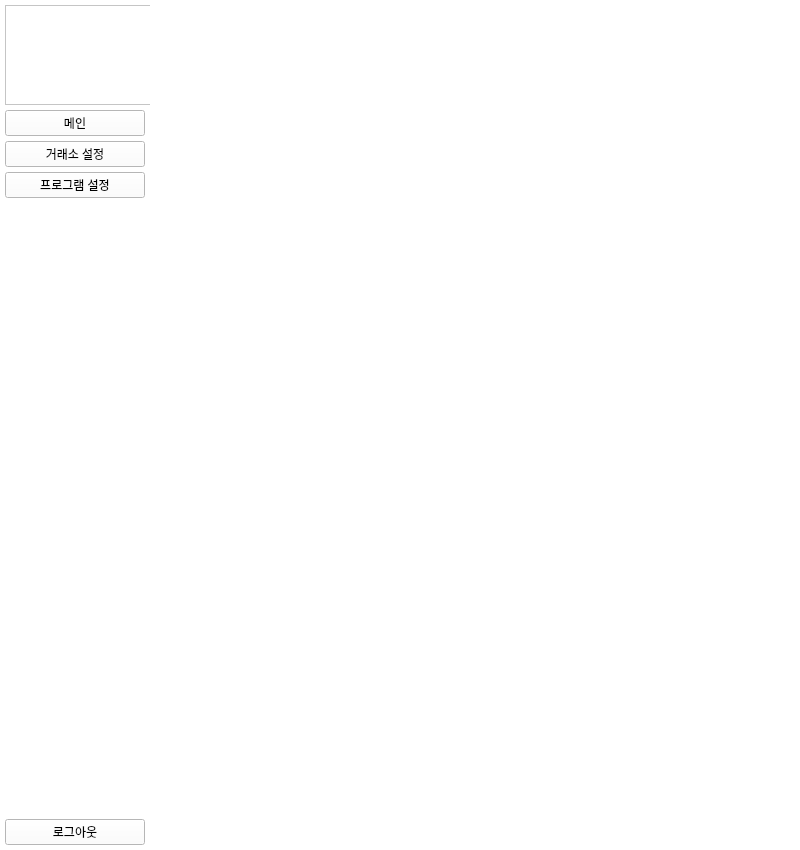
<?xml version="1.0" encoding="UTF-8"?>
<ui version="4.0">
 <class>MainWindow</class>
 <widget class="QMainWindow" name="MainWindow">
  <property name="geometry">
   <rect>
    <x>0</x>
    <y>0</y>
    <width>800</width>
    <height>850</height>
   </rect>
  </property>
  <property name="windowTitle">
   <string>SAIC 자동차익매매</string>
  </property>
  <property name="windowIcon">
   <iconset resource="main.qrc">
    <normaloff>:/img/img/blockchain24.png</normaloff>
    <normalon>:/img/img/blockchain24.png</normalon>
    <disabledoff>:/img/img/blockchain24.png</disabledoff>
    <disabledon>:/img/img/blockchain24.png</disabledon>
    <activeoff>:/img/img/blockchain24.png</activeoff>
    <activeon>:/img/img/blockchain24.png</activeon>
    <selectedoff>:/img/img/blockchain24.png</selectedoff>
    <selectedon>:/img/img/blockchain24.png</selectedon>:/img/img/blockchain24.png</iconset>
  </property>
  <property name="styleSheet">
   <string notr="true">background-color: rgb(255, 255, 255);</string>
  </property>
  <widget class="QWidget" name="centralwidget">
   <layout class="QHBoxLayout" name="horizontalLayout">
    <property name="spacing">
     <number>0</number>
    </property>
    <property name="leftMargin">
     <number>0</number>
    </property>
    <property name="topMargin">
     <number>0</number>
    </property>
    <property name="rightMargin">
     <number>0</number>
    </property>
    <property name="bottomMargin">
     <number>0</number>
    </property>
    <item>
     <widget class="QWidget" name="left_widget" native="true">
      <property name="sizePolicy">
       <sizepolicy hsizetype="Fixed" vsizetype="Preferred">
        <horstretch>0</horstretch>
        <verstretch>0</verstretch>
       </sizepolicy>
      </property>
      <property name="maximumSize">
       <size>
        <width>150</width>
        <height>16777215</height>
       </size>
      </property>
      <layout class="QVBoxLayout" name="verticalLayout">
       <property name="spacing">
        <number>5</number>
       </property>
       <property name="leftMargin">
        <number>5</number>
       </property>
       <property name="topMargin">
        <number>5</number>
       </property>
       <property name="rightMargin">
        <number>5</number>
       </property>
       <property name="bottomMargin">
        <number>5</number>
       </property>
       <item>
        <widget class="QFrame" name="frame">
         <property name="minimumSize">
          <size>
           <width>150</width>
           <height>100</height>
          </size>
         </property>
         <property name="styleSheet">
          <string notr="true">image: url(:/img/img/blockchain23.png);</string>
         </property>
         <property name="frameShape">
          <enum>QFrame::StyledPanel</enum>
         </property>
         <property name="frameShadow">
          <enum>QFrame::Raised</enum>
         </property>
        </widget>
       </item>
       <item>
        <widget class="QPushButton" name="go_main_btn">
         <property name="text">
          <string>메인</string>
         </property>
        </widget>
       </item>
       <item>
        <widget class="QPushButton" name="go_exchange_setting_btn">
         <property name="text">
          <string>거래소 설정</string>
         </property>
        </widget>
       </item>
       <item>
        <widget class="QPushButton" name="go_program_setting_btn">
         <property name="text">
          <string>프로그램 설정</string>
         </property>
        </widget>
       </item>
       <item>
        <spacer name="verticalSpacer">
         <property name="orientation">
          <enum>Qt::Vertical</enum>
         </property>
         <property name="sizeHint" stdset="0">
          <size>
           <width>20</width>
           <height>325</height>
          </size>
         </property>
        </spacer>
       </item>
       <item>
        <widget class="QPushButton" name="logout_btn">
         <property name="text">
          <string>로그아웃</string>
         </property>
        </widget>
       </item>
      </layout>
     </widget>
    </item>
    <item>
     <widget class="QWidget" name="right_widget" native="true">
      <property name="sizePolicy">
       <sizepolicy hsizetype="Expanding" vsizetype="Expanding">
        <horstretch>0</horstretch>
        <verstretch>0</verstretch>
       </sizepolicy>
      </property>
      <layout class="QVBoxLayout" name="right_layout">
       <property name="leftMargin">
        <number>0</number>
       </property>
       <property name="topMargin">
        <number>0</number>
       </property>
       <property name="rightMargin">
        <number>0</number>
       </property>
       <property name="bottomMargin">
        <number>0</number>
       </property>
       <item>
        <layout class="QGridLayout" name="top_layout"/>
       </item>
       <item>
        <layout class="QGridLayout" name="main_layout"/>
       </item>
      </layout>
     </widget>
    </item>
   </layout>
  </widget>
 </widget>
 <resources>
  <include location="main.qrc"/>
 </resources>
 <connections/>
</ui>
